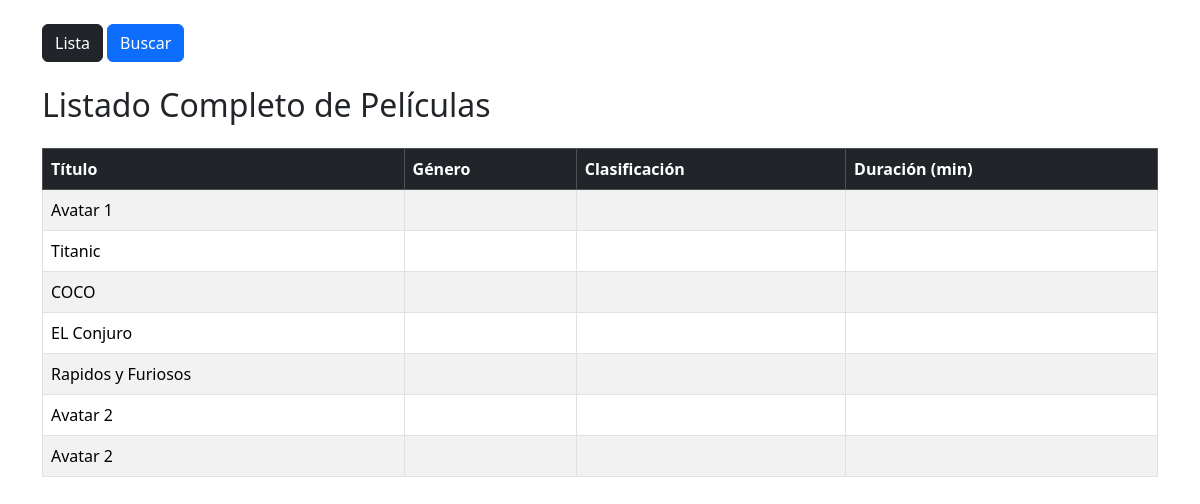
Page /peliculas/ on the committed database.
### cine/models.py (models this page shows, shortened)
class Pelicula(models.Model):
    titulo = models.CharField(max_length=100)

### cine/views.py (the view)
# urls.py: path('peliculas/', views.peliculas_list, name='peliculas_list'),
def peliculas_list(request):
    peliculas = Pelicula.objects.all()
    return render(request, 'cine/peliculas_list.html', {'peliculas': peliculas})

### cine/templates/cine/peliculas_list.html
{% extends "cine/base.html" %}
{% block content %}
<h2 class="mb-4">Listado Completo de Películas</h2>
<table class="table table-striped table-bordered table-hover">
    <thead class="table-dark">
        <tr>
            <th>Título</th>
            <th>Género</th>
            <th>Clasificación</th>
            <th>Duración (min)</th>
        </tr>
    </thead>
    <tbody>
        {% for p in peliculas %}
        <tr>
            <td>{{ p.titulo }}</td>
            <td>{{ p.genero }}</td>
            <td>{{ p.clasificacion }}</td>
            <td>{{ p.duracion_min }}</td>
        </tr>
        {% endfor %}
    </tbody>
</table>
{% endblock %}

### rows in the picture
Pelicula: titulo "Avatar 1"
Pelicula: titulo "Titanic"
Pelicula: titulo "COCO"
Pelicula: titulo "EL Conjuro"
Pelicula: titulo "Rapidos y Furiosos"
Pelicula: titulo "Avatar 2"
Pelicula: titulo "Avatar 2"
